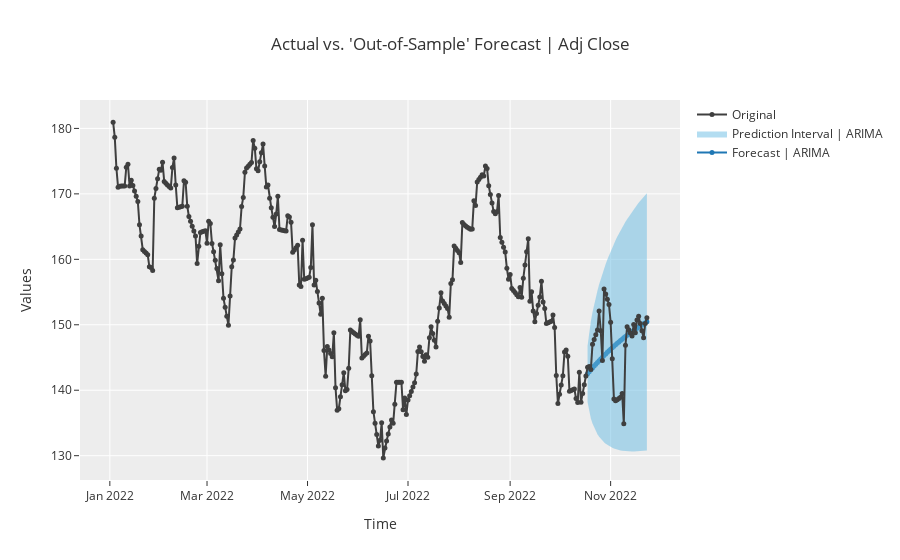

The code cell stored with this chart in its notebook:
### Code cell
tuned_arima = exp.tune_model(arima, optimize='RMSE')
plot_model(tuned_arima)
